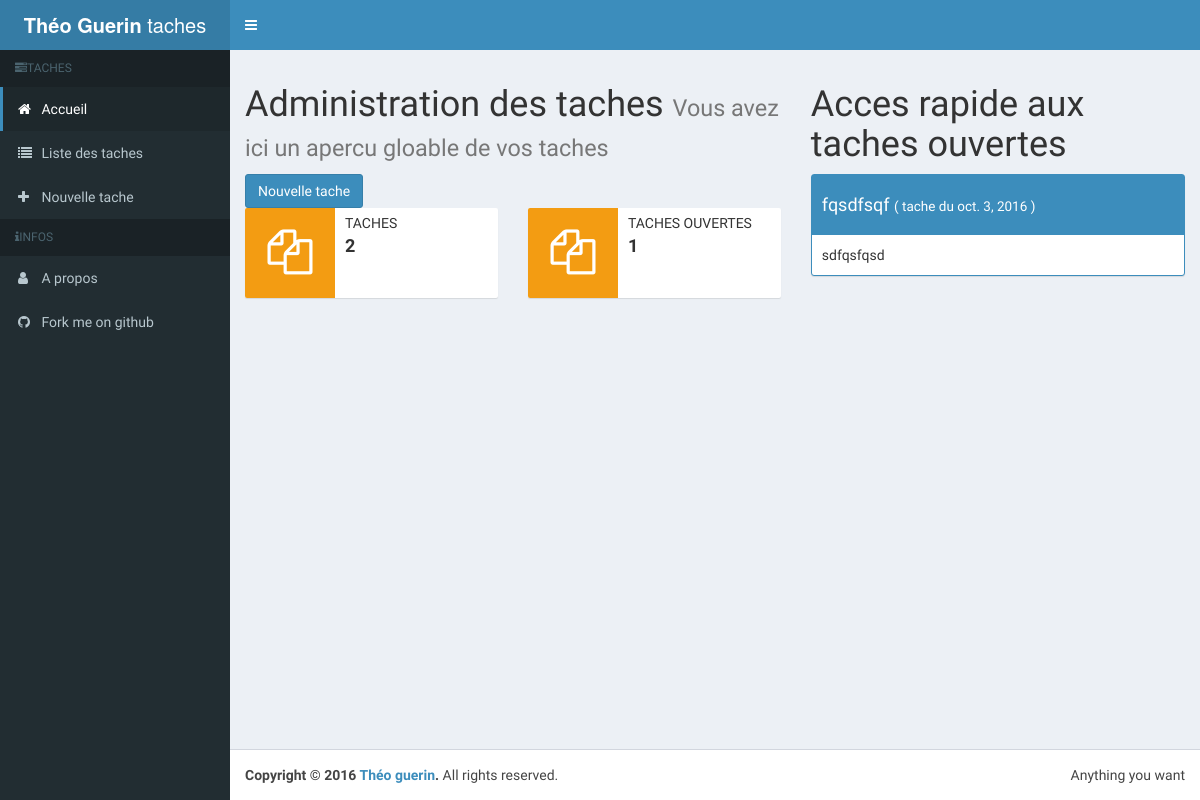
The app's page /, older data.
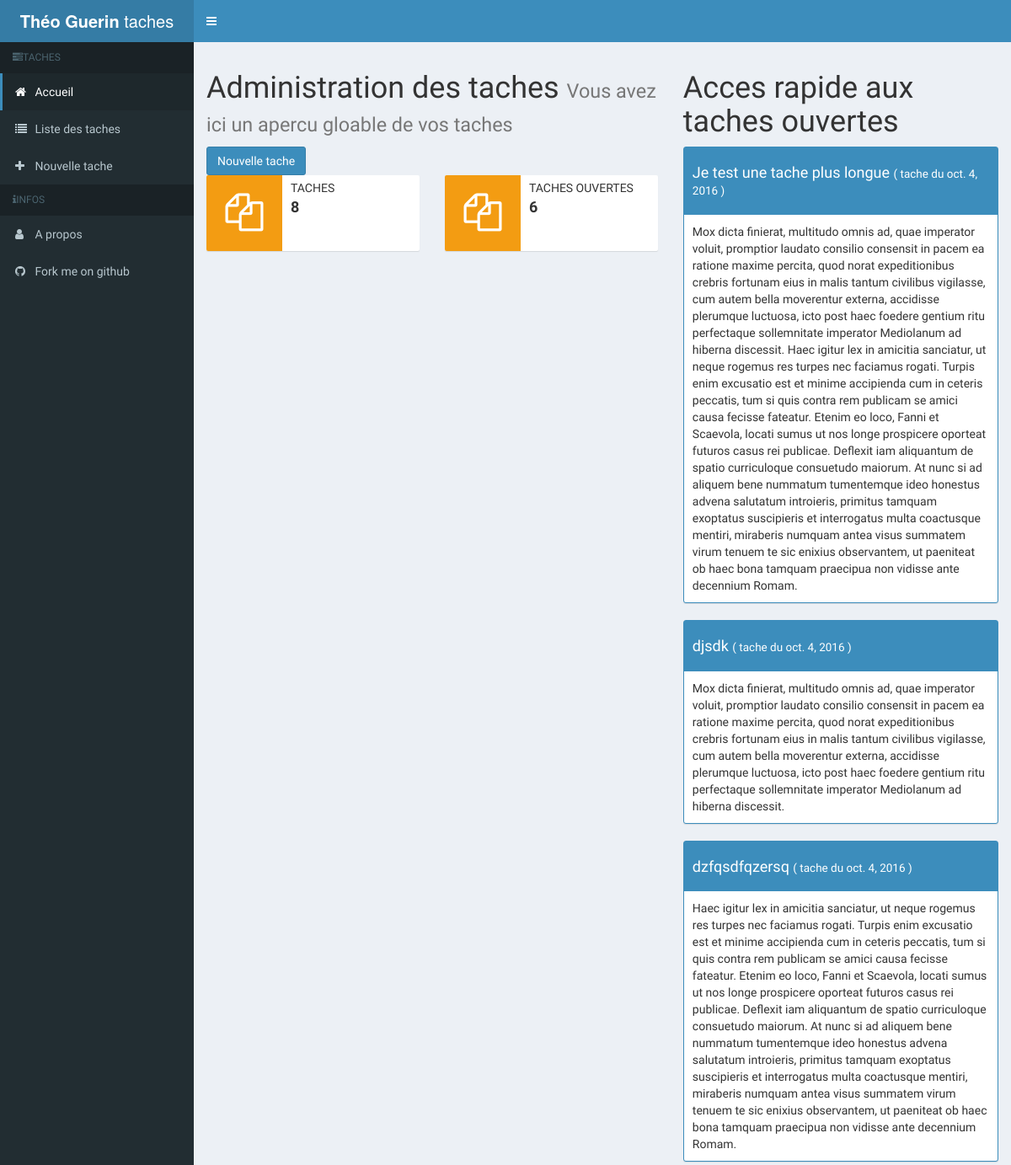
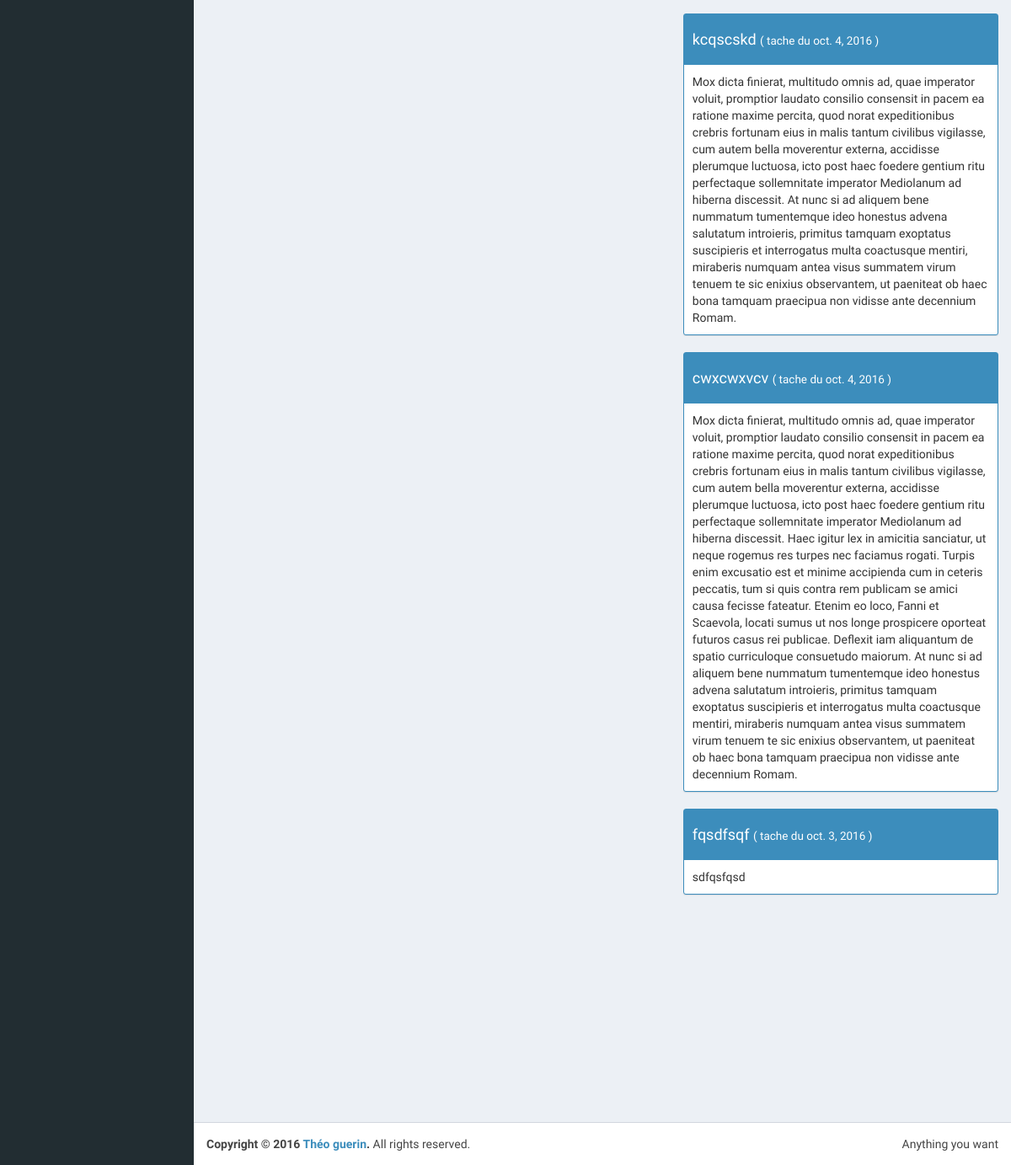
The same page, newer data (2 pictures, top to bottom).
### lesTaches/models.py (models this page shows, shortened)
class Task(models.Model):
    name = models.CharField(max_length=250,unique=True)
    description = models.TextField()
    createdDate = models.DateField(auto_now_add=True)
    closed = models.BooleanField(default=False)

### lesTaches/views.py (the view)
# urls.py: 2. Add a URL to urlpatterns:  url(r'^$', views.home, name='home')
def home(request):
    taches = Task.objects.all().order_by('-createdDate')
    allTaches = len(taches)
    return render(request,'lesTaches/home.html', {"taches": taches.filter(closed=False), "total": allTaches })

### templates/lesTaches/home.html (shortened to what this page needs)
{% extends "layout.html" %}
{% load static %}
{% block content %}
<div class="row">
    <div class="col-sm-12 col-md-7">
        <h1>Administration des taches <small>Vous avez ici un apercu gloable de vos taches</small></h1>
        <a class="btn btn-primary" href="{% url 'new_task' %}">Nouvelle tache</a>
        <div class="row">
            <div class="col-md-6">
                <div class="info-box">
                    <span class="info-box-icon bg-yellow"><i class="fa fa-files-o"></i></span>
                    <div class="info-box-content">
                        <span class="info-box-text">Taches</span>
                        <span class="info-box-number">{{total}}</span>
                    </div>
                </div>
            </div>
            <div class="col-md-6">
                <div class="info-box">
                    <span class="info-box-icon bg-yellow"><i class="fa fa-files-o"></i></span>
                    <div class="info-box-content">
                        <span class="info-box-text">Taches ouvertes</span>
                        <span class="info-box-number">{{taches|length}}</span>
                    </div>
                </div>
            </div>
        </div>
    </div>
    <div class="col-sm-12 col-md-5">
        <h1>Acces rapide aux taches ouvertes</h1>
        {% for tache in taches %}
        {% if tache.closed %}
        {% else %}
        {% include "lesTaches/blocs/taskCard.html" with tache=tache %}
        {% endif %}
        {% endfor %}
    </div>
</div>
{% endblock %}

### templates/lesTaches/blocs/taskCard.html
<div class="box box-solid box-{% if tache.closed %}danger{% else %}primary{% endif %} tacheCard">
    <div class="box-header">
        <a class="box-header-link" href="{% url 'view_task' tache.name %}">
            <h4>
                {{tache.name}} <small>( {% if tache.closed %}tache close{% else %}tache du {{tache.createdDate}}{% endif %} )</small>
            </h4>
        </a>
    </div>
    <div class="box-body">
        {{tache.description}}
    </div>
</div>

Row changes from the older to the newer data that the page shows:
added Task: name "Je test une tache plus longue", createdDate "oct. 4, 2016", description "Mox dicta finierat, multitudo omnis ad, quae imperator voluit, promptior laudato consilio consensit in pacem ea ratione maxime percita, quod norat expeditionibus crebris fortunam eius in malis tantum civilibus vigilasse, cum autem bella moverentur externa, accidisse plerumque luctuosa, icto post haec foedere gentium ritu perfectaque sollemnitate imperator Mediolanum ad hiberna discessit. Haec igitur lex in amicitia sanciatur, ut neque rogemus res turpes nec faciamus rogati. Turpis enim excusatio est et minime accipienda cum in ceteris peccatis, tum si quis contra rem publicam se amici causa fecisse fateatur. Etenim eo loco, Fanni et Scaevola, locati sumus ut nos longe prospicere oporteat…"
added Task: name "djsdk", createdDate "oct. 4, 2016", description "Mox dicta finierat, multitudo omnis ad, quae imperator voluit, promptior laudato consilio consensit in pacem ea ratione maxime percita, quod norat expeditionibus crebris fortunam eius in malis tantum civilibus vigilasse, cum autem bella moverentur externa, accidisse plerumque luctuosa, icto post haec foedere gentium ritu perfectaque sollemnitate imperator Mediolanum ad hiberna discessit."
added Task: name "dzfqsdfqzersq", createdDate "oct. 4, 2016", description "Haec igitur lex in amicitia sanciatur, ut neque rogemus res turpes nec faciamus rogati. Turpis enim excusatio est et minime accipienda cum in ceteris peccatis, tum si quis contra rem publicam se amici causa fecisse fateatur. Etenim eo loco, Fanni et Scaevola, locati sumus ut nos longe prospicere oporteat futuros casus rei publicae. Deflexit iam aliquantum de spatio curriculoque consuetudo maiorum. At nunc si ad aliquem bene nummatum tumentemque ideo honestus advena salutatum introieris, primitus tamquam exoptatus suscipieris et interrogatus multa coactusque mentiri, miraberis numquam antea visus summatem virum tenuem te sic enixius observantem, ut paeniteat ob haec bona tamquam praecipua…"
added Task: name "kcqscskd", createdDate "oct. 4, 2016", description "Mox dicta finierat, multitudo omnis ad, quae imperator voluit, promptior laudato consilio consensit in pacem ea ratione maxime percita, quod norat expeditionibus crebris fortunam eius in malis tantum civilibus vigilasse, cum autem bella moverentur externa, accidisse plerumque luctuosa, icto post haec foedere gentium ritu perfectaque sollemnitate imperator Mediolanum ad hiberna discessit. At nunc si ad aliquem bene nummatum tumentemque ideo honestus advena salutatum introieris, primitus tamquam exoptatus suscipieris et interrogatus multa coactusque mentiri, miraberis numquam antea visus summatem virum tenuem te sic enixius observantem, ut paeniteat ob haec bona tamquam praecipua non vidisse…"
added Task: name "cwxcwxvcv", createdDate "oct. 4, 2016", description "Mox dicta finierat, multitudo omnis ad, quae imperator voluit, promptior laudato consilio consensit in pacem ea ratione maxime percita, quod norat expeditionibus crebris fortunam eius in malis tantum civilibus vigilasse, cum autem bella moverentur externa, accidisse plerumque luctuosa, icto post haec foedere gentium ritu perfectaque sollemnitate imperator Mediolanum ad hiberna discessit. Haec igitur lex in amicitia sanciatur, ut neque rogemus res turpes nec faciamus rogati. Turpis enim excusatio est et minime accipienda cum in ceteris peccatis, tum si quis contra rem publicam se amici causa fecisse fateatur. Etenim eo loco, Fanni et Scaevola, locati sumus ut nos longe prospicere oporteat…"
Text that changed along with them:
{{ total }}: "2" → "8"
{{ taches|length }}: "1" → "6"
